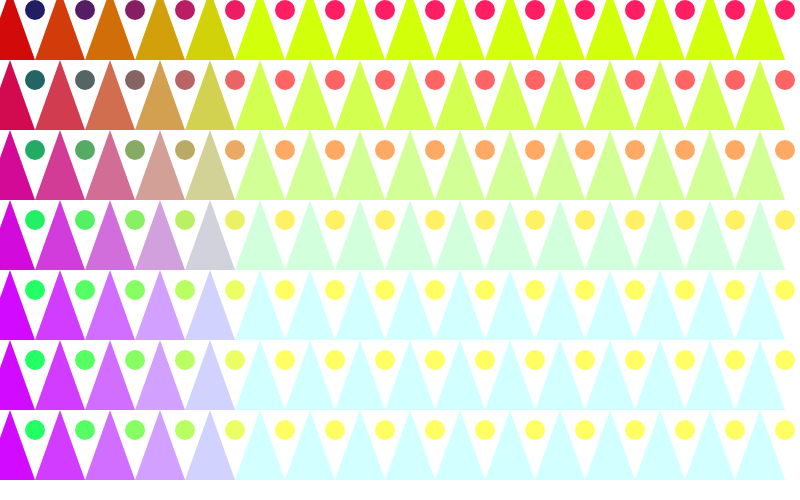
Frame 1 (no input)
Frame 60 (no input): identical to frame 1, image omitted
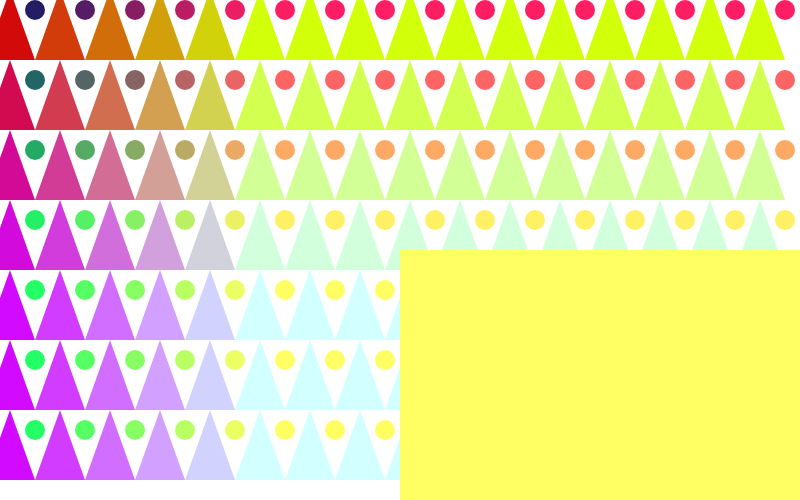
Frame 120 (the mouse pressed at the canvas centre since frame 60)

The p5.js sketch that drew these frames (run headless with seeded random() and noise() and a simulated clock; from frame 60 on, the mouse is pressed at the canvas centre):

// p5.js sketch
// ── sketch.js
function setup() {

	createCanvas(800, 500);

	fill(255, 30, 10); 
	noStroke();


	for (var y = 10; y < 500; y += 70){
		for (var x = 10; x < 800; x += 50){
			fill(210, x, y); 
			triangle(x, y-20, x+25, y+50, x-25, y+50);
		}
	}

	for (var y = 30; y < 500; y += 70){
		for (var x = 35; x < 800; x += 50){
				fill(x, y, 100); 
			ellipse(x, y-20, 20, 20);
		}
	}
}

function draw(){
  	if (mouseIsPressed == true) {
    	rect(mouseX, mouseY, pmouseX, pmouseY); 
  	}	
}

function keyPressed() {
	if (key == 'b' || key == 'B') {
	  fill(0, 0, 255);
	} else if (key == 'c' || key == 'C'){
	  fill(0, 255, 255);
	} else if (key == 'm' || key == 'M'){
	  fill(255, 0, 255);
	} else if (key == 'w' || key == 'W'){
	  fill(0);
	}
}
